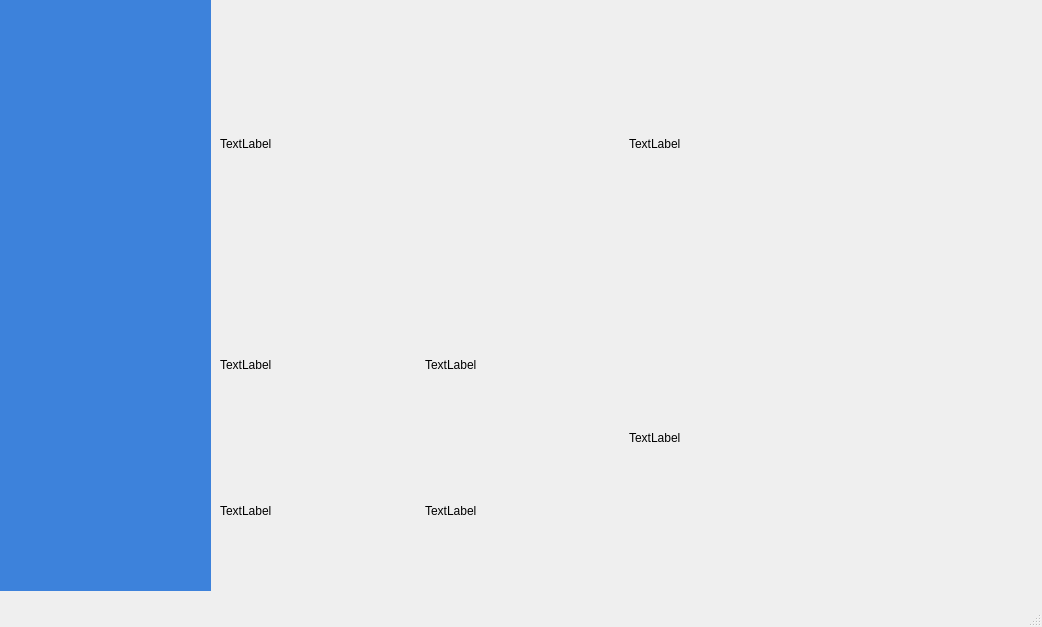
<?xml version="1.0" encoding="UTF-8"?>
<ui version="4.0">
 <class>MainWindow</class>
 <widget class="QMainWindow" name="MainWindow">
  <property name="geometry">
   <rect>
    <x>0</x>
    <y>0</y>
    <width>1042</width>
    <height>627</height>
   </rect>
  </property>
  <property name="windowTitle">
   <string>MainWindow</string>
  </property>
  <widget class="QWidget" name="centralwidget">
   <widget class="QLabel" name="label">
    <property name="geometry">
     <rect>
      <x>0</x>
      <y>0</y>
      <width>211</width>
      <height>591</height>
     </rect>
    </property>
    <property name="styleSheet">
     <string notr="true">
background-color: rgb(61, 130, 219);</string>
    </property>
    <property name="text">
     <string/>
    </property>
   </widget>
   <widget class="QWidget" name="">
    <property name="geometry">
     <rect>
      <x>220</x>
      <y>0</y>
      <width>811</width>
      <height>581</height>
     </rect>
    </property>
    <layout class="QGridLayout" name="gridLayout">
     <item row="0" column="0" colspan="2">
      <layout class="QHBoxLayout" name="horizontalLayout">
       <item>
        <widget class="QLabel" name="lefteye_label">
         <property name="text">
          <string>TextLabel</string>
         </property>
        </widget>
       </item>
       <item>
        <widget class="QLabel" name="right_label">
         <property name="text">
          <string>TextLabel</string>
         </property>
        </widget>
       </item>
      </layout>
     </item>
     <item row="1" column="0">
      <layout class="QVBoxLayout" name="verticalLayout_4">
       <item>
        <layout class="QHBoxLayout" name="horizontalLayout_2">
         <item>
          <widget class="QLabel" name="topgraph_1_label">
           <property name="text">
            <string>TextLabel</string>
           </property>
          </widget>
         </item>
         <item>
          <widget class="QLabel" name="topgraph2_label">
           <property name="text">
            <string>TextLabel</string>
           </property>
          </widget>
         </item>
        </layout>
       </item>
       <item>
        <layout class="QHBoxLayout" name="horizontalLayout_3">
         <item>
          <widget class="QLabel" name="bottomgraph1_label">
           <property name="text">
            <string>TextLabel</string>
           </property>
          </widget>
         </item>
         <item>
          <widget class="QLabel" name="bottomgraph_2label">
           <property name="text">
            <string>TextLabel</string>
           </property>
          </widget>
         </item>
        </layout>
       </item>
      </layout>
     </item>
     <item row="1" column="1">
      <widget class="QLabel" name="avatar_label">
       <property name="text">
        <string>TextLabel</string>
       </property>
      </widget>
     </item>
    </layout>
   </widget>
   <widget class="QWidget" name="">
    <property name="geometry">
     <rect>
      <x>20</x>
      <y>30</y>
      <width>181</width>
      <height>521</height>
     </rect>
    </property>
    <layout class="QVBoxLayout" name="verticalLayout_5">
     <item>
      <layout class="QVBoxLayout" name="verticalLayout_3">
       <item>
        <widget class="QLabel" name="timer_label">
         <property name="text">
          <string>TextLabel</string>
         </property>
        </widget>
       </item>
       <item>
        <layout class="QVBoxLayout" name="verticalLayout_2">
         <item>
          <widget class="QPushButton" name="Calibrate_pushButton">
           <property name="styleSheet">
            <string notr="true">
background-color: rgb(255, 255, 255);
font: 16pt &quot;MS Shell Dlg 2&quot;;
border-color: rgb(0, 0, 0);
color: rgb(0, 0, 0);

border-radius:15px;
  padding: 10px;

</string>
           </property>
           <property name="text">
            <string>Caliberate</string>
           </property>
          </widget>
         </item>
         <item>
          <layout class="QVBoxLayout" name="verticalLayout">
           <item>
            <layout class="QHBoxLayout" name="horizontalLayout_4">
             <item>
              <widget class="QPushButton" name="play_pushButton">
               <property name="styleSheet">
                <string notr="true">
background-color: rgb(255, 255, 255);
font: 16pt &quot;MS Shell Dlg 2&quot;;
border-color: rgb(0, 0, 0);
color: rgb(0, 0, 0);

border-radius:15px;
  padding: 10px;

button.setStyleSheet(&quot;qproperty-icon: url(&quot;F:\.venv\The_GUI_dr\Screenshot 2024-10-07 025553.png&quot;);&quot;);</string>
               </property>
               <property name="text">
                <string>P</string>
               </property>
              </widget>
             </item>
             <item>
              <widget class="QPushButton" name="stop_pushButton">
               <property name="styleSheet">
                <string notr="true">
background-color: rgb(255, 255, 255);
font: 16pt &quot;MS Shell Dlg 2&quot;;
border-color: rgb(0, 0, 0);
color: rgb(0, 0, 0);

border-radius:15px;
  padding: 10px;

button.setStyleSheet(&quot;qproperty-icon: url(&quot;F:\.venv\The_GUI_dr\Screenshot 2024-10-07 025553.png&quot;);&quot;);</string>
               </property>
               <property name="text">
                <string>S</string>
               </property>
              </widget>
             </item>
            </layout>
           </item>
           <item>
            <widget class="QPushButton" name="Save_pushButton">
             <property name="styleSheet">
              <string notr="true">
background-color: rgb(255, 255, 255);
font: 16pt &quot;MS Shell Dlg 2&quot;;
border-color: rgb(0, 0, 0);
color: rgb(0, 0, 0);

border-radius:15px;
  padding: 10px;

</string>
             </property>
             <property name="text">
              <string>Save</string>
             </property>
            </widget>
           </item>
          </layout>
         </item>
        </layout>
       </item>
      </layout>
     </item>
     <item>
      <layout class="QHBoxLayout" name="horizontalLayout_5">
       <item>
        <widget class="QLabel" name="Home_label">
         <property name="styleSheet">
          <string notr="true">background-image: url(:/newPrefix/Screenshot 2024-10-07 030545.png);</string>
         </property>
         <property name="text">
          <string/>
         </property>
        </widget>
       </item>
       <item>
        <widget class="QLabel" name="setting_label">
         <property name="styleSheet">
          <string notr="true">background-image: url(:/newPrefix/Screenshot 2024-10-07 030649.png);</string>
         </property>
         <property name="text">
          <string/>
         </property>
        </widget>
       </item>
      </layout>
     </item>
    </layout>
   </widget>
   <zorder>label</zorder>
   <zorder>horizontalLayoutWidget</zorder>
   <zorder>horizontalLayoutWidget_2</zorder>
   <zorder>horizontalLayoutWidget_3</zorder>
   <zorder>avatar_label</zorder>
   <zorder>Calibrate_pushButton</zorder>
   <zorder>Save_pushButton</zorder>
   <zorder>play_pushButton</zorder>
   <zorder>stop_pushButton</zorder>
   <zorder>Home_label</zorder>
   <zorder>timer_label</zorder>
   <zorder>setting_label</zorder>
  </widget>
  <widget class="QMenuBar" name="menubar">
   <property name="geometry">
    <rect>
     <x>0</x>
     <y>0</y>
     <width>1042</width>
     <height>21</height>
    </rect>
   </property>
  </widget>
  <widget class="QStatusBar" name="statusbar"/>
 </widget>
 <resources>
  <include location="The_GUI_dr/this_is_resource.qrc"/>
 </resources>
 <connections/>
</ui>
